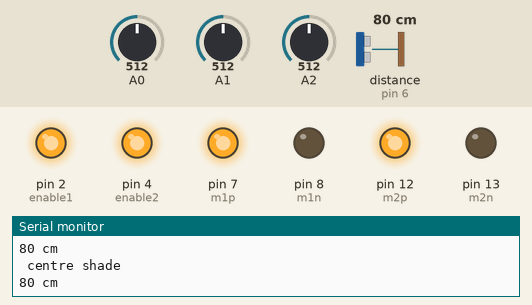
Simulated run of this sketch. Board: Arduino Uno, built with avr-gcc and run on an emulated ATmega328P. On the bench: output pins drawn as LEDs (lit = HIGH), the last lines printed to the serial monitor. The inputs (shaded band) are chosen by the test bench; at power-on: A0 = 512, A1 = 512, A2 = 512, distance to the obstacle (sensor on pin 6) 80 cm. The echo pulse lasts 58.3 µs per cm.

Above: at 1.2 s.
1.3 s: A0 set to 526
At 1.7 s:
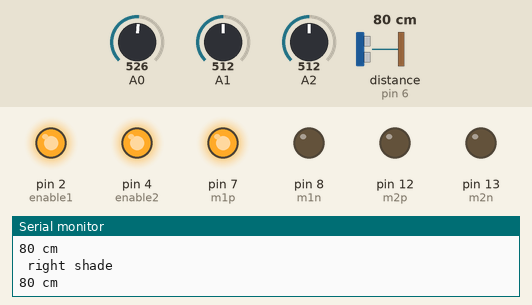
2.8 s: A1 set to 535
At 3.5 s:
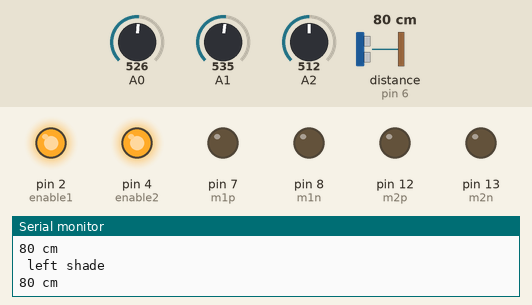
7.3 s: A2 set to 552
At 7.9 s:
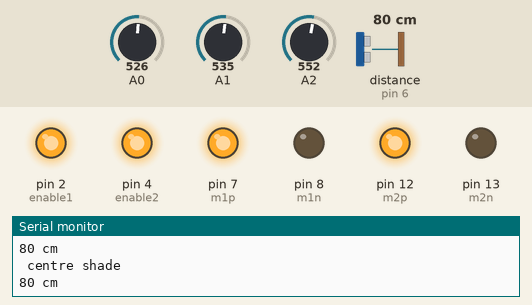
8.8 s: A1 set to 716
At 9.4 s:
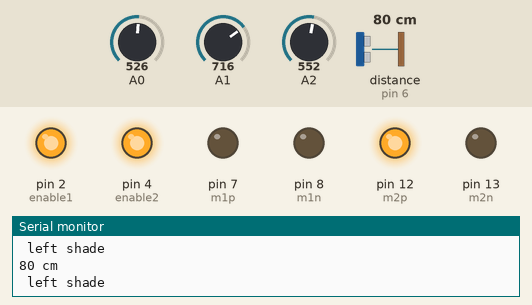
Timing chart, 0 to 11.8 s (numbered marks = the images above; inputs shaded):
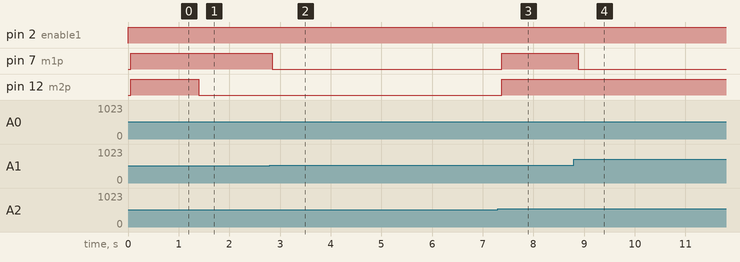

The sketch:

ldr1.ino
```cpp
int  l1=A0;
int l2=A1;
int l3=A3;
int lr=0;
int lc=0;
int ll=0;

int enable1=2;
int enable2=4;
int m1p=7;
int m1n=8;
int m2p=12;
int m2n=13;

#include <Ultrasonic.h>

Ultrasonic ultrasonic(5,6); // (Trig PIN,Echo PIN)

void setup() {

Serial.begin(9600);

  pinMode(4, OUTPUT); // VCC pin
  pinMode(7, OUTPUT); // GND ping
  digitalWrite(4, HIGH); // VCC +5V mode
  digitalWrite(7, LOW);  // GND mode

pinMode(enable1,OUTPUT);
pinMode(m1p,OUTPUT);
pinMode(m1n,OUTPUT);
pinMode(enable2,OUTPUT);
pinMode(m2p,OUTPUT);
pinMode(m2n,OUTPUT);
}

void loop() {
digitalWrite(enable1,HIGH);
digitalWrite(enable2,HIGH);
/*digitalWrite(m1p,HIGH);
digitalWrite(m1n,LOW);
digitalWrite(m2p,HIGH);
digitalWrite(m2n,LOW);*/
Serial.print(ultrasonic.Ranging(CM)); // CM or INC
  Serial.println(" cm" );

  lr =analogRead(A0);
  lc=analogRead(A1);
  ll=analogRead(A2);
  delay(50);

  if ((lr>lc)&&(lr>ll))
  {
   //; // CM or INC
    Serial.println(" right shade" );
    digitalWrite(m2p,LOW);
    digitalWrite(m2n,LOW);
    //digitalWrite(enable1,LOW);
  }

  else if( lc>ll)
  {

    Serial.println(" left shade " );
    digitalWrite(m1p,LOW);
    digitalWrite(m1n,LOW);
    //digitalWrite(enable2,LOW);

  }
  else
  {
    Serial.println(" centre shade " );
    digitalWrite(m1p,HIGH);
    digitalWrite(m1n,LOW);
    digitalWrite(m2p,HIGH);
    digitalWrite(m2n,LOW);

  }


}
```

Measured:
- the behaviour switches between 512 and 513 on A0 (found by bisection; images 0 and 1)
- the behaviour switches between 525 and 526 on A1 (found by bisection; images 1 and 2)
- the behaviour switches between 534 and 535 on A2 (found by bisection; images 2 and 3)
- after the input at 1.3 s, pin 12 (m2p): HIGH → LOW after 0.10 s
- after the input at 2.8 s, pin 7 (m1p): HIGH → LOW after 0.05 s
- after the input at 7.3 s, pin 7 (m1p), pin 12 (m2p): LOW → HIGH after 0.08 s
- after the input at 8.8 s, pin 7 (m1p): HIGH → LOW after 0.09 s
